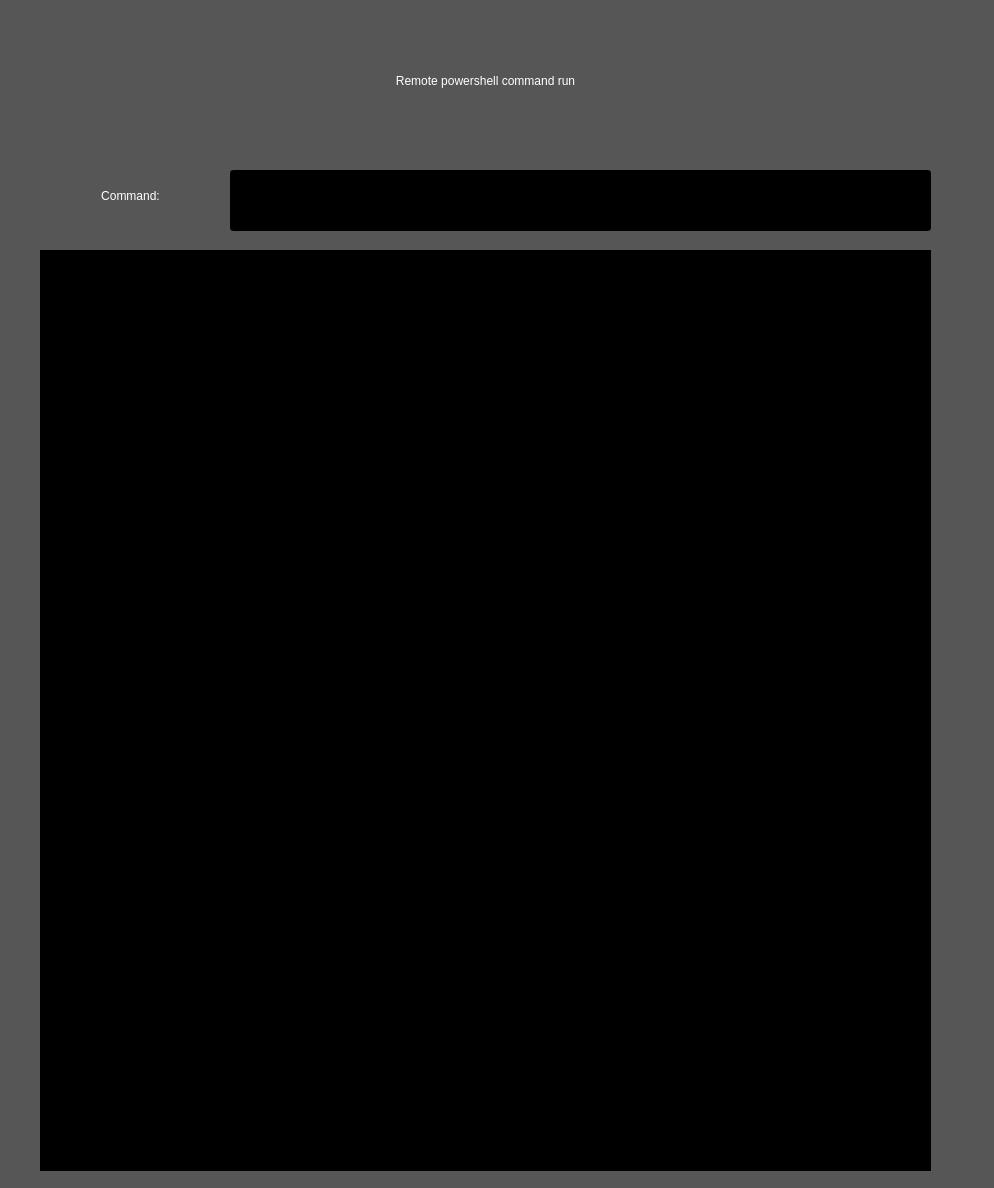
<?xml version="1.0" encoding="UTF-8"?>
<ui version="4.0">
 <class>Form</class>
 <widget class="QWidget" name="Form">
  <property name="geometry">
   <rect>
    <x>0</x>
    <y>0</y>
    <width>994</width>
    <height>1188</height>
   </rect>
  </property>
  <property name="windowTitle">
   <string>Form</string>
  </property>
  <property name="styleSheet">
   <string notr="true">background-color: rgb(86, 86, 86);</string>
  </property>
  <widget class="QLabel" name="label_2">
   <property name="geometry">
    <rect>
     <x>40</x>
     <y>170</y>
     <width>181</width>
     <height>51</height>
    </rect>
   </property>
   <property name="styleSheet">
    <string notr="true">font: 11pt &quot;MS Shell Dlg 2&quot;;
font: 24pt &quot;MS Shell Dlg 2&quot;;
color: rgb(255, 255, 255);</string>
   </property>
   <property name="text">
    <string>Command:</string>
   </property>
   <property name="alignment">
    <set>Qt::AlignCenter</set>
   </property>
  </widget>
  <widget class="QLineEdit" name="txtCommand">
   <property name="geometry">
    <rect>
     <x>230</x>
     <y>170</y>
     <width>701</width>
     <height>61</height>
    </rect>
   </property>
   <property name="styleSheet">
    <string notr="true">background-color: rgb(0, 0, 0);
color: rgb(255, 255, 255);</string>
   </property>
  </widget>
  <widget class="QLabel" name="label">
   <property name="geometry">
    <rect>
     <x>50</x>
     <y>30</y>
     <width>871</width>
     <height>101</height>
    </rect>
   </property>
   <property name="styleSheet">
    <string notr="true">color: rgb(255, 255, 255);
font: 75 36pt &quot;MS Shell Dlg 2&quot;;</string>
   </property>
   <property name="text">
    <string>Remote powershell command run</string>
   </property>
   <property name="alignment">
    <set>Qt::AlignCenter</set>
   </property>
  </widget>
  <widget class="QTextEdit" name="txtResult">
   <property name="geometry">
    <rect>
     <x>40</x>
     <y>250</y>
     <width>891</width>
     <height>921</height>
    </rect>
   </property>
   <property name="styleSheet">
    <string notr="true">color: rgb(255, 255, 255);
font: 75 12pt &quot;MS Shell Dlg 2&quot;;
background-color: rgb(0, 0, 0);</string>
   </property>
  </widget>
 </widget>
 <resources/>
 <connections/>
</ui>
